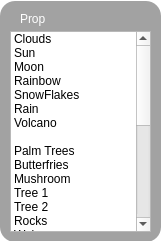
<?xml version="1.0" encoding="UTF-8"?>
<ui version="4.0">
 <class>Prop</class>
 <widget class="QWidget" name="Prop">
  <property name="geometry">
   <rect>
    <x>0</x>
    <y>0</y>
    <width>162</width>
    <height>241</height>
   </rect>
  </property>
  <property name="windowTitle">
   <string>Form</string>
  </property>
  <property name="styleSheet">
   <string notr="true">QWidget#Prop{ background-color: transparent;}
QFrame#frame{ background-color: rgba(136, 136, 136, 200); border-radius: 15px; }</string>
  </property>
  <widget class="QFrame" name="frame">
   <property name="geometry">
    <rect>
     <x>0</x>
     <y>1</y>
     <width>161</width>
     <height>241</height>
    </rect>
   </property>
   <property name="frameShape">
    <enum>QFrame::StyledPanel</enum>
   </property>
   <property name="frameShadow">
    <enum>QFrame::Raised</enum>
   </property>
   <widget class="QListWidget" name="PropListWidget">
    <property name="geometry">
     <rect>
      <x>10</x>
      <y>30</y>
      <width>141</width>
      <height>201</height>
     </rect>
    </property>
    <property name="uniformItemSizes">
     <bool>false</bool>
    </property>
    <item>
     <property name="text">
      <string>Clouds</string>
     </property>
     <property name="background">
      <brush brushstyle="NoBrush">
       <color alpha="255">
        <red>0</red>
        <green>0</green>
        <blue>0</blue>
       </color>
      </brush>
     </property>
     <property name="foreground">
      <brush brushstyle="NoBrush">
       <color alpha="255">
        <red>85</red>
        <green>0</green>
        <blue>255</blue>
       </color>
      </brush>
     </property>
    </item>
    <item>
     <property name="text">
      <string>Sun</string>
     </property>
     <property name="background">
      <brush brushstyle="NoBrush">
       <color alpha="255">
        <red>0</red>
        <green>0</green>
        <blue>0</blue>
       </color>
      </brush>
     </property>
     <property name="foreground">
      <brush brushstyle="NoBrush">
       <color alpha="255">
        <red>85</red>
        <green>0</green>
        <blue>255</blue>
       </color>
      </brush>
     </property>
    </item>
    <item>
     <property name="text">
      <string>Moon</string>
     </property>
     <property name="foreground">
      <brush brushstyle="NoBrush">
       <color alpha="255">
        <red>85</red>
        <green>0</green>
        <blue>255</blue>
       </color>
      </brush>
     </property>
    </item>
    <item>
     <property name="text">
      <string>Rainbow</string>
     </property>
     <property name="foreground">
      <brush brushstyle="NoBrush">
       <color alpha="255">
        <red>85</red>
        <green>0</green>
        <blue>255</blue>
       </color>
      </brush>
     </property>
    </item>
    <item>
     <property name="text">
      <string>SnowFlakes</string>
     </property>
     <property name="foreground">
      <brush brushstyle="NoBrush">
       <color alpha="255">
        <red>85</red>
        <green>0</green>
        <blue>255</blue>
       </color>
      </brush>
     </property>
    </item>
    <item>
     <property name="text">
      <string>Rain</string>
     </property>
     <property name="foreground">
      <brush brushstyle="NoBrush">
       <color alpha="255">
        <red>85</red>
        <green>0</green>
        <blue>255</blue>
       </color>
      </brush>
     </property>
    </item>
    <item>
     <property name="text">
      <string>Volcano</string>
     </property>
     <property name="foreground">
      <brush brushstyle="NoBrush">
       <color alpha="255">
        <red>85</red>
        <green>0</green>
        <blue>255</blue>
       </color>
      </brush>
     </property>
    </item>
    <item>
     <property name="text">
      <string/>
     </property>
    </item>
    <item>
     <property name="text">
      <string>Palm Trees</string>
     </property>
     <property name="foreground">
      <brush brushstyle="NoBrush">
       <color alpha="255">
        <red>255</red>
        <green>170</green>
        <blue>0</blue>
       </color>
      </brush>
     </property>
    </item>
    <item>
     <property name="text">
      <string>Butterfries</string>
     </property>
     <property name="foreground">
      <brush brushstyle="NoBrush">
       <color alpha="255">
        <red>255</red>
        <green>170</green>
        <blue>0</blue>
       </color>
      </brush>
     </property>
    </item>
    <item>
     <property name="text">
      <string>Mushroom</string>
     </property>
     <property name="foreground">
      <brush brushstyle="NoBrush">
       <color alpha="255">
        <red>255</red>
        <green>170</green>
        <blue>0</blue>
       </color>
      </brush>
     </property>
    </item>
    <item>
     <property name="text">
      <string>Tree 1</string>
     </property>
     <property name="foreground">
      <brush brushstyle="NoBrush">
       <color alpha="255">
        <red>255</red>
        <green>170</green>
        <blue>0</blue>
       </color>
      </brush>
     </property>
    </item>
    <item>
     <property name="text">
      <string>Tree 2</string>
     </property>
     <property name="foreground">
      <brush brushstyle="NoBrush">
       <color alpha="255">
        <red>255</red>
        <green>170</green>
        <blue>0</blue>
       </color>
      </brush>
     </property>
    </item>
    <item>
     <property name="text">
      <string>Rocks</string>
     </property>
     <property name="foreground">
      <brush brushstyle="NoBrush">
       <color alpha="255">
        <red>255</red>
        <green>170</green>
        <blue>0</blue>
       </color>
      </brush>
     </property>
    </item>
    <item>
     <property name="text">
      <string>Walrus</string>
     </property>
     <property name="background">
      <brush brushstyle="NoBrush">
       <color alpha="255">
        <red>0</red>
        <green>0</green>
        <blue>0</blue>
       </color>
      </brush>
     </property>
     <property name="foreground">
      <brush brushstyle="NoBrush">
       <color alpha="255">
        <red>255</red>
        <green>170</green>
        <blue>0</blue>
       </color>
      </brush>
     </property>
    </item>
    <item>
     <property name="text">
      <string/>
     </property>
    </item>
    <item>
     <property name="text">
      <string>Mob</string>
     </property>
     <property name="background">
      <brush brushstyle="NoBrush">
       <color alpha="255">
        <red>0</red>
        <green>0</green>
        <blue>0</blue>
       </color>
      </brush>
     </property>
     <property name="foreground">
      <brush brushstyle="NoBrush">
       <color alpha="255">
        <red>0</red>
        <green>170</green>
        <blue>0</blue>
       </color>
      </brush>
     </property>
    </item>
    <item>
     <property name="text">
      <string>SnowMan</string>
     </property>
     <property name="foreground">
      <brush brushstyle="NoBrush">
       <color alpha="255">
        <red>0</red>
        <green>170</green>
        <blue>0</blue>
       </color>
      </brush>
     </property>
    </item>
    <item>
     <property name="text">
      <string>SandCastle</string>
     </property>
     <property name="foreground">
      <brush brushstyle="NoBrush">
       <color alpha="255">
        <red>0</red>
        <green>170</green>
        <blue>0</blue>
       </color>
      </brush>
     </property>
    </item>
    <item>
     <property name="text">
      <string>Rocket</string>
     </property>
     <property name="foreground">
      <brush brushstyle="NoBrush">
       <color alpha="255">
        <red>0</red>
        <green>170</green>
        <blue>0</blue>
       </color>
      </brush>
     </property>
    </item>
    <item>
     <property name="text">
      <string>Parasol</string>
     </property>
     <property name="foreground">
      <brush brushstyle="NoBrush">
       <color alpha="255">
        <red>0</red>
        <green>170</green>
        <blue>0</blue>
       </color>
      </brush>
     </property>
    </item>
    <item>
     <property name="text">
      <string>SandToys</string>
     </property>
     <property name="foreground">
      <brush brushstyle="NoBrush">
       <color alpha="255">
        <red>0</red>
        <green>170</green>
        <blue>0</blue>
       </color>
      </brush>
     </property>
    </item>
    <item>
     <property name="text">
      <string>Doorframe&amp;Raven</string>
     </property>
     <property name="foreground">
      <brush brushstyle="NoBrush">
       <color alpha="255">
        <red>0</red>
        <green>170</green>
        <blue>0</blue>
       </color>
      </brush>
     </property>
    </item>
    <item>
     <property name="text">
      <string>Pirates</string>
     </property>
     <property name="foreground">
      <brush brushstyle="NoBrush">
       <color alpha="255">
        <red>0</red>
        <green>170</green>
        <blue>0</blue>
       </color>
      </brush>
     </property>
    </item>
    <item>
     <property name="text">
      <string/>
     </property>
    </item>
    <item>
     <property name="text">
      <string>Fire</string>
     </property>
     <property name="foreground">
      <brush brushstyle="NoBrush">
       <color alpha="255">
        <red>85</red>
        <green>170</green>
        <blue>255</blue>
       </color>
      </brush>
     </property>
    </item>
    <item>
     <property name="text">
      <string>Smoke</string>
     </property>
     <property name="foreground">
      <brush brushstyle="NoBrush">
       <color alpha="255">
        <red>85</red>
        <green>170</green>
        <blue>255</blue>
       </color>
      </brush>
     </property>
    </item>
    <item>
     <property name="text">
      <string>FireWorks</string>
     </property>
     <property name="foreground">
      <brush brushstyle="NoBrush">
       <color alpha="255">
        <red>85</red>
        <green>170</green>
        <blue>255</blue>
       </color>
      </brush>
     </property>
    </item>
    <item>
     <property name="text">
      <string>PinkElephant</string>
     </property>
     <property name="foreground">
      <brush brushstyle="NoBrush">
       <color alpha="255">
        <red>85</red>
        <green>170</green>
        <blue>255</blue>
       </color>
      </brush>
     </property>
    </item>
    <item>
     <property name="text">
      <string>BlakMonolith</string>
     </property>
     <property name="foreground">
      <brush brushstyle="NoBrush">
       <color alpha="255">
        <red>85</red>
        <green>170</green>
        <blue>255</blue>
       </color>
      </brush>
     </property>
    </item>
   </widget>
   <widget class="QLabel" name="label">
    <property name="geometry">
     <rect>
      <x>20</x>
      <y>10</y>
      <width>54</width>
      <height>16</height>
     </rect>
    </property>
    <property name="text">
     <string>&lt;html&gt;&lt;head/&gt;&lt;body&gt;&lt;p&gt;&lt;span style=&quot; color:#ffffff;&quot;&gt;Prop&lt;/span&gt;&lt;/p&gt;&lt;/body&gt;&lt;/html&gt;</string>
    </property>
   </widget>
  </widget>
 </widget>
 <resources/>
 <connections/>
</ui>
